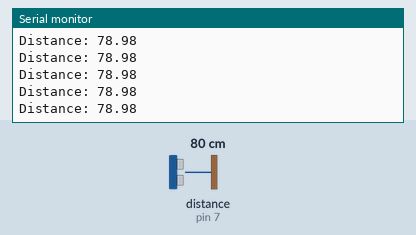
Simulated run of this sketch. Board: Arduino Uno, built with avr-gcc and run on an emulated ATmega328P. Parts: the last lines printed to the serial monitor. Wiring (inferred from the names in the program): ultrasonic range finder: trigger pin 6; echo pin 7. The test bench sets the inputs (shaded band); at power-on: distance to the obstacle (sensor on pin 7) 80 cm. The echo pulse lasts 58.3 µs per cm.

Above: at 1.2 s.
1.3 s: distance to the obstacle (sensor on pin 7) set to 120 cm
At 1.49 s:
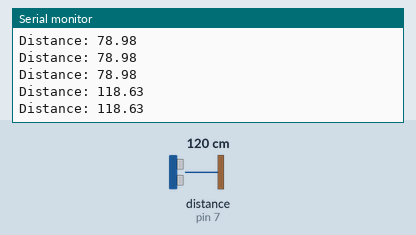
4.3 s: distance to the obstacle (sensor on pin 7) set to 2 cm
At 4.3 s:
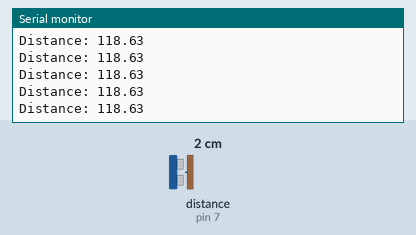
5.8 s: distance to the obstacle (sensor on pin 7) set to 299 cm
At 5.83 s:
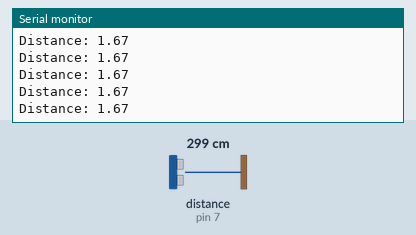
8.8 s: distance to the obstacle (sensor on pin 7) set to 250 cm
At 8.91 s:
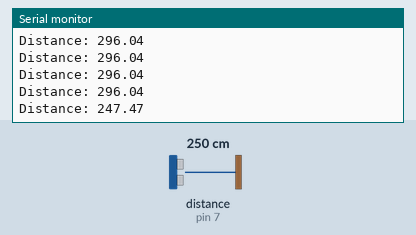
Timing chart, 0 to 11.8 s (numbered marks = the images above; inputs shaded):
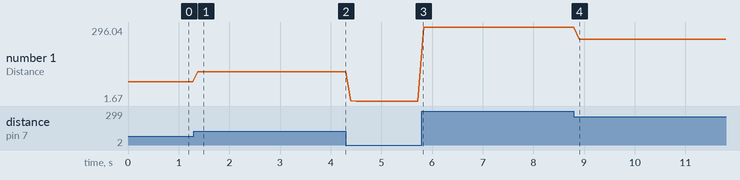

The sketch:

Arduino_Code.ino
```cpp
#include <Servo.h>
#define trigPin 6
#define echoPin 7
float duration , distance;


void setup() {
  pinMode(trigPin,OUTPUT);
  pinMode(echoPin,INPUT);
  Serial.begin(9600);

}

void loop() {
  digitalWrite(trigPin,LOW);
  delayMicroseconds(2);
  digitalWrite(trigPin,HIGH);
  delayMicroseconds(10);
  digitalWrite(trigPin,LOW);

  duration = pulseIn(echoPin,HIGH);
  distance = duration*0.017;
  Serial.print("Distance: ");
  Serial.println(distance);
delay(100);
}
```

Measured:
- after the input at 1.3 s, the serial monitor: prints a new line after 0.08 s (image 1)
- after the input at 8.8 s, the serial monitor: prints a new line after 0.11 s (image 4)
- plotted number 1: 78.98 → 118.63 after the input at 1.3 s, 118.63 → 1.67 after the input at 4.3 s, 1.67 → 296.04 after the input at 5.8 s, 296.04 → 247.47 after the input at 8.8 s
